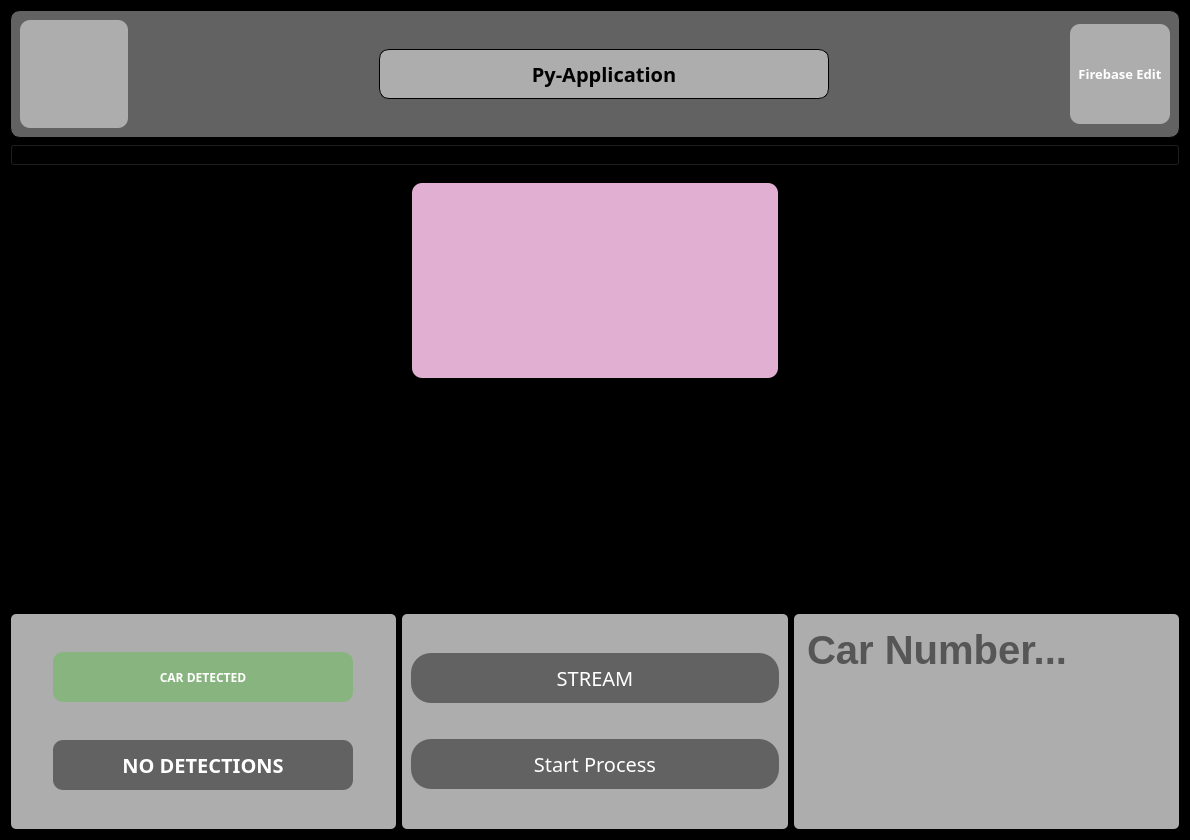
<?xml version="1.0" encoding="UTF-8"?>
<ui version="4.0">
 <class>MainWindow</class>
 <widget class="QMainWindow" name="MainWindow">
  <property name="geometry">
   <rect>
    <x>0</x>
    <y>0</y>
    <width>1190</width>
    <height>840</height>
   </rect>
  </property>
  <property name="windowTitle">
   <string>MainWindow</string>
  </property>
  <widget class="QWidget" name="centralwidget">
   <layout class="QVBoxLayout" name="verticalLayout">
    <property name="spacing">
     <number>0</number>
    </property>
    <property name="leftMargin">
     <number>0</number>
    </property>
    <property name="topMargin">
     <number>0</number>
    </property>
    <property name="rightMargin">
     <number>0</number>
    </property>
    <property name="bottomMargin">
     <number>0</number>
    </property>
    <item>
     <widget class="QFrame" name="main_back">
      <property name="styleSheet">
       <string notr="true">background-color: rgb(0, 0, 0);</string>
      </property>
      <property name="frameShape">
       <enum>QFrame::StyledPanel</enum>
      </property>
      <property name="frameShadow">
       <enum>QFrame::Raised</enum>
      </property>
      <layout class="QVBoxLayout" name="verticalLayout_2">
       <item>
        <widget class="QFrame" name="app_bar">
         <property name="sizePolicy">
          <sizepolicy hsizetype="Preferred" vsizetype="Maximum">
           <horstretch>0</horstretch>
           <verstretch>0</verstretch>
          </sizepolicy>
         </property>
         <property name="minimumSize">
          <size>
           <width>100</width>
           <height>100</height>
          </size>
         </property>
         <property name="styleSheet">
          <string notr="true">background-color: rgb(98, 98, 98);
border: 1px solid black;
border-radius:10px;
</string>
         </property>
         <property name="frameShape">
          <enum>QFrame::StyledPanel</enum>
         </property>
         <property name="frameShadow">
          <enum>QFrame::Raised</enum>
         </property>
         <layout class="QGridLayout" name="gridLayout">
          <item row="0" column="2">
           <widget class="QFrame" name="frame_3">
            <property name="sizePolicy">
             <sizepolicy hsizetype="Fixed" vsizetype="Fixed">
              <horstretch>0</horstretch>
              <verstretch>0</verstretch>
             </sizepolicy>
            </property>
            <property name="minimumSize">
             <size>
              <width>450</width>
              <height>50</height>
             </size>
            </property>
            <property name="styleSheet">
             <string notr="true">background-color: rgb(173, 173, 173);</string>
            </property>
            <property name="frameShape">
             <enum>QFrame::StyledPanel</enum>
            </property>
            <property name="frameShadow">
             <enum>QFrame::Raised</enum>
            </property>
            <layout class="QVBoxLayout" name="verticalLayout_3">
             <property name="spacing">
              <number>5</number>
             </property>
             <property name="leftMargin">
              <number>5</number>
             </property>
             <property name="topMargin">
              <number>5</number>
             </property>
             <property name="rightMargin">
              <number>5</number>
             </property>
             <property name="bottomMargin">
              <number>5</number>
             </property>
             <item>
              <widget class="QLabel" name="lbl_title">
               <property name="font">
                <font>
                 <family>8514oem</family>
                 <pointsize>15</pointsize>
                 <weight>75</weight>
                 <bold>true</bold>
                </font>
               </property>
               <property name="layoutDirection">
                <enum>Qt::RightToLeft</enum>
               </property>
               <property name="styleSheet">
                <string notr="true">border:0px;
color: rgb(0, 0, 0);
</string>
               </property>
               <property name="text">
                <string>Py-Application</string>
               </property>
               <property name="alignment">
                <set>Qt::AlignCenter</set>
               </property>
              </widget>
             </item>
            </layout>
           </widget>
          </item>
          <item row="0" column="1">
           <spacer name="horizontalSpacer">
            <property name="orientation">
             <enum>Qt::Horizontal</enum>
            </property>
            <property name="sizeType">
             <enum>QSizePolicy::Expanding</enum>
            </property>
            <property name="sizeHint" stdset="0">
             <size>
              <width>245</width>
              <height>20</height>
             </size>
            </property>
           </spacer>
          </item>
          <item row="0" column="3">
           <spacer name="horizontalSpacer_2">
            <property name="orientation">
             <enum>Qt::Horizontal</enum>
            </property>
            <property name="sizeHint" stdset="0">
             <size>
              <width>40</width>
              <height>20</height>
             </size>
            </property>
           </spacer>
          </item>
          <item row="0" column="0">
           <widget class="QFrame" name="icon_frame">
            <property name="sizePolicy">
             <sizepolicy hsizetype="Minimum" vsizetype="Minimum">
              <horstretch>0</horstretch>
              <verstretch>0</verstretch>
             </sizepolicy>
            </property>
            <property name="minimumSize">
             <size>
              <width>100</width>
              <height>100</height>
             </size>
            </property>
            <property name="styleSheet">
             <string notr="true">background-color: rgb(173, 173, 173);
border:0px;
border-radius:10px;
</string>
            </property>
            <property name="frameShape">
             <enum>QFrame::StyledPanel</enum>
            </property>
            <property name="frameShadow">
             <enum>QFrame::Raised</enum>
            </property>
            <layout class="QVBoxLayout" name="verticalLayout_7">
             <property name="bottomMargin">
              <number>9</number>
             </property>
             <item>
              <widget class="QPushButton" name="btn_web">
               <property name="sizePolicy">
                <sizepolicy hsizetype="Preferred" vsizetype="Preferred">
                 <horstretch>0</horstretch>
                 <verstretch>0</verstretch>
                </sizepolicy>
               </property>
               <property name="minimumSize">
                <size>
                 <width>90</width>
                 <height>90</height>
                </size>
               </property>
               <property name="text">
                <string/>
               </property>
               <property name="icon">
                <iconset>
                 <normaloff>C:/Users/OM/Downloads/logo.png</normaloff>C:/Users/OM/Downloads/logo.png</iconset>
               </property>
               <property name="iconSize">
                <size>
                 <width>90</width>
                 <height>100</height>
                </size>
               </property>
              </widget>
             </item>
            </layout>
           </widget>
          </item>
          <item row="0" column="4">
           <widget class="QFrame" name="frame_8">
            <property name="enabled">
             <bool>false</bool>
            </property>
            <property name="minimumSize">
             <size>
              <width>100</width>
              <height>100</height>
             </size>
            </property>
            <property name="styleSheet">
             <string notr="true">border:0px;
</string>
            </property>
            <property name="frameShape">
             <enum>QFrame::StyledPanel</enum>
            </property>
            <property name="frameShadow">
             <enum>QFrame::Raised</enum>
            </property>
            <layout class="QVBoxLayout" name="verticalLayout_8">
             <property name="spacing">
              <number>0</number>
             </property>
             <property name="leftMargin">
              <number>0</number>
             </property>
             <property name="topMargin">
              <number>0</number>
             </property>
             <property name="rightMargin">
              <number>0</number>
             </property>
             <property name="bottomMargin">
              <number>0</number>
             </property>
             <item>
              <widget class="QPushButton" name="pushButton_2">
               <property name="minimumSize">
                <size>
                 <width>100</width>
                 <height>100</height>
                </size>
               </property>
               <property name="font">
                <font>
                 <family>Arial Black</family>
                 <pointsize>10</pointsize>
                 <weight>75</weight>
                 <bold>true</bold>
                </font>
               </property>
               <property name="styleSheet">
                <string notr="true">background-color: rgb(173, 173, 173);
border:0px;
border-radius:10px;
color: rgb(255, 255, 255);
</string>
               </property>
               <property name="text">
                <string>Firebase Edit</string>
               </property>
               <property name="checkable">
                <bool>true</bool>
               </property>
              </widget>
             </item>
            </layout>
           </widget>
          </item>
         </layout>
        </widget>
       </item>
       <item>
        <widget class="QPushButton" name="pushButton">
         <property name="text">
          <string>PushButton</string>
         </property>
        </widget>
       </item>
       <item>
        <widget class="QFrame" name="frame_body">
         <property name="enabled">
          <bool>true</bool>
         </property>
         <property name="frameShape">
          <enum>QFrame::StyledPanel</enum>
         </property>
         <property name="frameShadow">
          <enum>QFrame::Raised</enum>
         </property>
         <layout class="QGridLayout" name="gridLayout_2">
          <property name="leftMargin">
           <number>0</number>
          </property>
          <property name="topMargin">
           <number>0</number>
          </property>
          <property name="rightMargin">
           <number>0</number>
          </property>
          <property name="bottomMargin">
           <number>0</number>
          </property>
          <item row="0" column="1">
           <widget class="QFrame" name="frame_2">
            <property name="sizePolicy">
             <sizepolicy hsizetype="Fixed" vsizetype="Fixed">
              <horstretch>0</horstretch>
              <verstretch>0</verstretch>
             </sizepolicy>
            </property>
            <property name="maximumSize">
             <size>
              <width>480</width>
              <height>400</height>
             </size>
            </property>
            <property name="frameShape">
             <enum>QFrame::StyledPanel</enum>
            </property>
            <property name="frameShadow">
             <enum>QFrame::Raised</enum>
            </property>
            <layout class="QVBoxLayout" name="verticalLayout_4">
             <item>
              <widget class="QLabel" name="lbl_img">
               <property name="sizePolicy">
                <sizepolicy hsizetype="Preferred" vsizetype="Preferred">
                 <horstretch>0</horstretch>
                 <verstretch>0</verstretch>
                </sizepolicy>
               </property>
               <property name="styleSheet">
                <string notr="true">background-color: rgb(225, 175, 209);
border-radius:10px;
</string>
               </property>
               <property name="text">
                <string/>
               </property>
               <property name="pixmap">
                <pixmap>C:/Users/OM/Downloads/Designer (1).jpeg</pixmap>
               </property>
               <property name="scaledContents">
                <bool>true</bool>
               </property>
               <property name="alignment">
                <set>Qt::AlignCenter</set>
               </property>
               <property name="wordWrap">
                <bool>false</bool>
               </property>
              </widget>
             </item>
            </layout>
           </widget>
          </item>
          <item row="2" column="2">
           <widget class="QFrame" name="frame_7">
            <property name="styleSheet">
             <string notr="true">background-color: rgb(173, 173, 173);
border-radius:5px;
</string>
            </property>
            <property name="frameShape">
             <enum>QFrame::StyledPanel</enum>
            </property>
            <property name="frameShadow">
             <enum>QFrame::Raised</enum>
            </property>
            <layout class="QVBoxLayout" name="verticalLayout_6">
             <item>
              <widget class="QTextBrowser" name="textBrowser">
               <property name="sizePolicy">
                <sizepolicy hsizetype="Preferred" vsizetype="Preferred">
                 <horstretch>0</horstretch>
                 <verstretch>0</verstretch>
                </sizepolicy>
               </property>
               <property name="font">
                <font>
                 <family>Arial</family>
                 <pointsize>30</pointsize>
                 <weight>75</weight>
                 <bold>true</bold>
                </font>
               </property>
               <property name="placeholderText">
                <string>Car Number...</string>
               </property>
              </widget>
             </item>
            </layout>
           </widget>
          </item>
          <item row="2" column="1">
           <widget class="QFrame" name="frame_5">
            <property name="styleSheet">
             <string notr="true">background-color: rgb(173, 173, 173);
border:1px;
border-radius:5px;
</string>
            </property>
            <property name="frameShape">
             <enum>QFrame::StyledPanel</enum>
            </property>
            <property name="frameShadow">
             <enum>QFrame::Raised</enum>
            </property>
            <layout class="QVBoxLayout" name="verticalLayout_5">
             <item>
              <widget class="QPushButton" name="btn_stream">
               <property name="sizePolicy">
                <sizepolicy hsizetype="Preferred" vsizetype="Fixed">
                 <horstretch>0</horstretch>
                 <verstretch>0</verstretch>
                </sizepolicy>
               </property>
               <property name="minimumSize">
                <size>
                 <width>100</width>
                 <height>50</height>
                </size>
               </property>
               <property name="font">
                <font>
                 <family>8514oem</family>
                 <pointsize>15</pointsize>
                 <weight>50</weight>
                 <bold>false</bold>
                 <underline>false</underline>
                 <strikeout>false</strikeout>
                 <stylestrategy>PreferDefault</stylestrategy>
                 <kerning>true</kerning>
                </font>
               </property>
               <property name="cursor">
                <cursorShape>PointingHandCursor</cursorShape>
               </property>
               <property name="styleSheet">
                <string notr="true">background-color: rgb(98, 98, 98);
color: rgb(255, 255, 255);
border-radius:20px;

</string>
               </property>
               <property name="text">
                <string>STREAM</string>
               </property>
               <property name="shortcut">
                <string>Ctrl+M</string>
               </property>
               <property name="checkable">
                <bool>true</bool>
               </property>
              </widget>
             </item>
             <item>
              <widget class="QPushButton" name="btn_start">
               <property name="sizePolicy">
                <sizepolicy hsizetype="Preferred" vsizetype="Fixed">
                 <horstretch>0</horstretch>
                 <verstretch>0</verstretch>
                </sizepolicy>
               </property>
               <property name="minimumSize">
                <size>
                 <width>100</width>
                 <height>50</height>
                </size>
               </property>
               <property name="font">
                <font>
                 <family>8514oem</family>
                 <pointsize>15</pointsize>
                </font>
               </property>
               <property name="cursor">
                <cursorShape>PointingHandCursor</cursorShape>
               </property>
               <property name="styleSheet">
                <string notr="true">background-color: rgb(98, 98, 98);
color: rgb(255, 255, 255);
border-radius:20px;
</string>
               </property>
               <property name="text">
                <string>Start Process</string>
               </property>
               <property name="shortcut">
                <string>Ctrl+N</string>
               </property>
               <property name="checkable">
                <bool>true</bool>
               </property>
               <property name="checked">
                <bool>false</bool>
               </property>
              </widget>
             </item>
            </layout>
           </widget>
          </item>
          <item row="2" column="0">
           <widget class="QFrame" name="frame_6">
            <property name="styleSheet">
             <string notr="true">background-color: rgb(173, 173, 173);
border-radius:5px;
</string>
            </property>
            <property name="frameShape">
             <enum>QFrame::StyledPanel</enum>
            </property>
            <property name="frameShadow">
             <enum>QFrame::Raised</enum>
            </property>
            <layout class="QGridLayout" name="gridLayout_3">
             <property name="leftMargin">
              <number>28</number>
             </property>
             <property name="topMargin">
              <number>28</number>
             </property>
             <property name="rightMargin">
              <number>28</number>
             </property>
             <property name="bottomMargin">
              <number>28</number>
             </property>
             <property name="spacing">
              <number>28</number>
             </property>
             <item row="0" column="0">
              <widget class="QLabel" name="lbl_cardetected">
               <property name="sizePolicy">
                <sizepolicy hsizetype="Fixed" vsizetype="Fixed">
                 <horstretch>0</horstretch>
                 <verstretch>0</verstretch>
                </sizepolicy>
               </property>
               <property name="minimumSize">
                <size>
                 <width>300</width>
                 <height>50</height>
                </size>
               </property>
               <property name="font">
                <font>
                 <family>8514oem</family>
                 <weight>75</weight>
                 <bold>true</bold>
                </font>
               </property>
               <property name="styleSheet">
                <string notr="true">background-color: rgb(136, 181, 127);
color: rgb(255, 255, 255);
border-radius:10px;
</string>
               </property>
               <property name="text">
                <string>CAR DETECTED</string>
               </property>
               <property name="alignment">
                <set>Qt::AlignCenter</set>
               </property>
              </widget>
             </item>
             <item row="1" column="0">
              <widget class="QLabel" name="lbl_nodetect">
               <property name="sizePolicy">
                <sizepolicy hsizetype="Fixed" vsizetype="Fixed">
                 <horstretch>0</horstretch>
                 <verstretch>0</verstretch>
                </sizepolicy>
               </property>
               <property name="minimumSize">
                <size>
                 <width>300</width>
                 <height>50</height>
                </size>
               </property>
               <property name="font">
                <font>
                 <family>8514oem</family>
                 <pointsize>15</pointsize>
                 <weight>75</weight>
                 <bold>true</bold>
                </font>
               </property>
               <property name="styleSheet">
                <string notr="true">background-color: rgb(98, 98, 98);
color: rgb(255, 255, 255);
border-radius:10px;
</string>
               </property>
               <property name="text">
                <string>NO DETECTIONS</string>
               </property>
               <property name="alignment">
                <set>Qt::AlignCenter</set>
               </property>
              </widget>
             </item>
            </layout>
           </widget>
          </item>
          <item row="1" column="0">
           <widget class="QFrame" name="frame">
            <property name="sizePolicy">
             <sizepolicy hsizetype="Preferred" vsizetype="Preferred">
              <horstretch>0</horstretch>
              <verstretch>0</verstretch>
             </sizepolicy>
            </property>
            <property name="frameShape">
             <enum>QFrame::StyledPanel</enum>
            </property>
            <property name="frameShadow">
             <enum>QFrame::Raised</enum>
            </property>
           </widget>
          </item>
          <item row="0" column="2">
           <widget class="QFrame" name="frame_4">
            <property name="sizePolicy">
             <sizepolicy hsizetype="Preferred" vsizetype="Preferred">
              <horstretch>0</horstretch>
              <verstretch>0</verstretch>
             </sizepolicy>
            </property>
            <property name="frameShape">
             <enum>QFrame::StyledPanel</enum>
            </property>
            <property name="frameShadow">
             <enum>QFrame::Raised</enum>
            </property>
            <widget class="QFrame" name="frame_10">
             <property name="geometry">
              <rect>
               <x>60</x>
               <y>140</y>
               <width>120</width>
               <height>80</height>
              </rect>
             </property>
             <property name="frameShape">
              <enum>QFrame::StyledPanel</enum>
             </property>
             <property name="frameShadow">
              <enum>QFrame::Raised</enum>
             </property>
            </widget>
           </widget>
          </item>
         </layout>
        </widget>
       </item>
      </layout>
     </widget>
    </item>
   </layout>
  </widget>
  <widget class="QMenuBar" name="menubar">
   <property name="geometry">
    <rect>
     <x>0</x>
     <y>0</y>
     <width>1190</width>
     <height>21</height>
    </rect>
   </property>
  </widget>
 </widget>
 <resources/>
 <connections/>
</ui>
